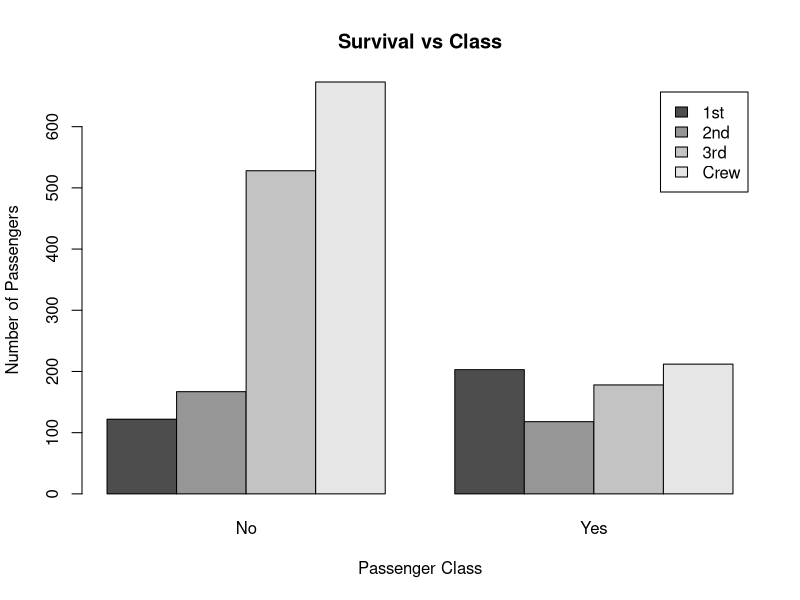
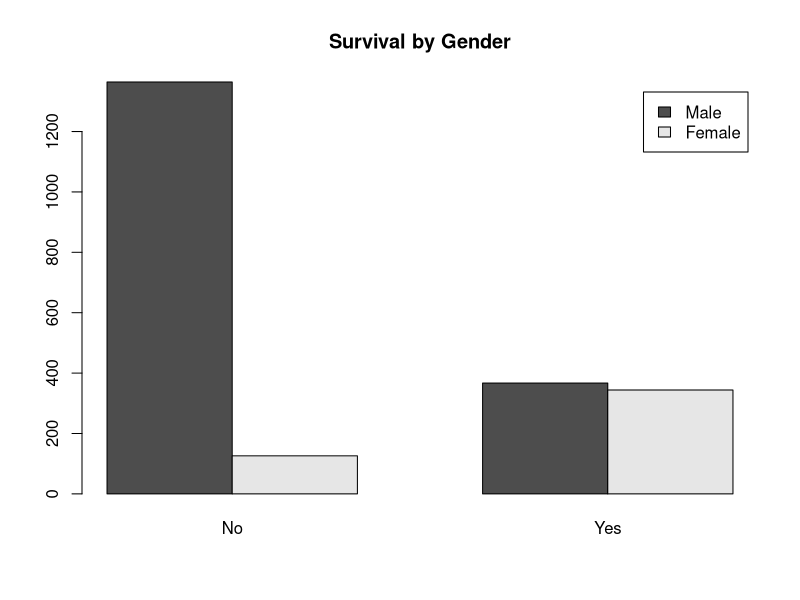

R code for these plots, in order: (Note: this script raises an error after producing the figures.)
data(Titanic)

# Convert Titanic table to data frame
titanic_df <- as.data.frame(Titanic)

# Survival vs Class
survival_class <- xtabs(
  Freq ~ Class + Survived,
  data = titanic_df
)

print(survival_class)

# Bar chart
barplot(
  survival_class,
  beside = TRUE,
  legend = TRUE,
  main = "Survival vs Class",
  xlab = "Passenger Class",
  ylab = "Number of Passengers"
)

# Modify by gender
gender_survival <- xtabs(
  Freq ~ Sex + Survived,
  data = titanic_df
)

print(gender_survival)

barplot(
  gender_survival,
  beside = TRUE,
  legend = TRUE,
  main = "Survival by Gender"
)

# Age histogram
age_data <- rep(
  titanic_df$Age,
  titanic_df$Freq
)

hist(
  age_data,
  main = "Histogram of Titanic Age",
  xlab = "Age"
)
